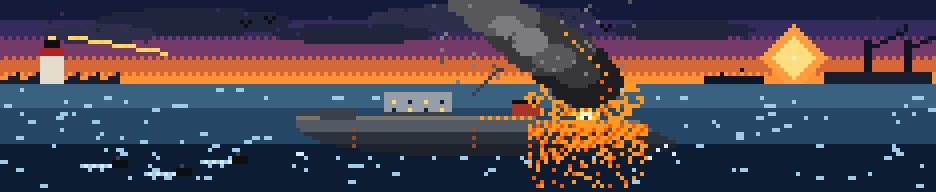
#> input picture scene.png, 936 x 192 px
$ python compose.py
#> lines starting #> are read from the running program, lines starting #| are printed output that depends on the picture
#!/usr/bin/env python3
"""Compose the front page (entry.png) from the pixel-art scene and
the 24 November 2026 news summary.

Run:  python3 pixel.py && python3 compose.py
Writes entry.png beside this file: 1024x1024, deterministic, no
network, no clock, no randomness. Uses only Pillow and the DejaVu
fonts already on this machine; the entry program (main.py) only
copies the finished image, so the grader needs neither.
"""
from PIL import Image, ImageDraw, ImageFont

PAGE_W, PAGE_H = 1024, 1024
PAPER = (248, 243, 230)
INK = (18, 18, 18)
RED = (178, 34, 34)
NAVY = (24, 48, 88)
CARD = (255, 255, 255)
GREY = (90, 86, 78)
BODY_INK = (40, 38, 34)

FONT_DIR = "/usr/share/fonts/truetype/dejavu/"
SERIF_BOLD = FONT_DIR + "DejaVuSerif-Bold.ttf"
SANS_BOLD = FONT_DIR + "DejaVuSans-Bold.ttf"
SANS_PLAIN = FONT_DIR + "DejaVuSans.ttf"


def load(path, size):
    return ImageFont.truetype(path, size)


def flow_text(draw, text, fnt, width):
    """Break text into lines that fit width, honouring \n breaks."""
    out = []
    for chunk in text.split("\n"):
        words, line = chunk.split(), ""
        for w in words:
            trial = (line + " " + w).strip()
            if draw.textlength(trial, font=fnt) <= width:
                line = trial
            else:
                if line:
                    out.append(line)
                line = w
        if line:
            out.append(line)
    return out


def draw_para(draw, pos, text, fnt, width, fill=INK, leading=1.28):
    x, y = pos
    for line in flow_text(draw, text, fnt, width):
        draw.text((x, y), line, font=fnt, fill=fill)
        y += int(fnt.size * leading)
    return y


def panel(draw, box, accent):
    draw.rectangle(box, fill=CARD, outline=INK, width=2)
    draw.rectangle([box[0], box[1], box[2], box[1] + 8], fill=accent)


def panel_story(draw, box, kicker, headline, body, accent):
    x0, y0, x1, _y1 = box
    panel(draw, box, accent)
    draw.text((x0 + 16, y0 + 14), kicker, font=load(SANS_BOLD, 16),
              fill=accent)
    y = draw_para(draw, (x0 + 16, y0 + 38), headline,
                  load(SERIF_BOLD, 23), x1 - x0 - 32, leading=1.1)
    draw_para(draw, (x0 + 16, y + 6), body, load(SANS_PLAIN, 15),
              x1 - x0 - 32, fill=BODY_INK, leading=1.25)


def main():
    page = Image.new("RGB", (PAGE_W, PAGE_H), PAPER)
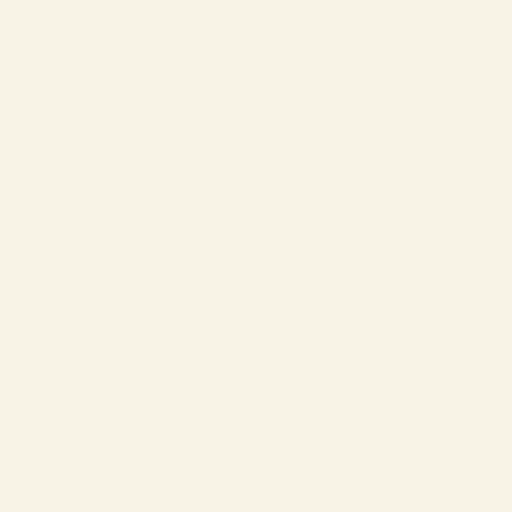
#> page: PIL image 1024x1024 RGB (shown at 1/2 size); mean R, G, B 248, 243, 230
    d = ImageDraw.Draw(page)
    d.rectangle([4, 4, PAGE_W - 5, PAGE_H - 5], outline=INK, width=4)

    # Masthead.
    d.rectangle([10, 10, PAGE_W - 11, 138], fill=INK)
    d.text((PAGE_W // 2, 26), "THE WORLD IN ONE DAY",
           font=load(SERIF_BOLD, 56), fill=(255, 255, 255), anchor="ma")
    d.text((PAGE_W // 2, 96), "ONE IMAGE  •  THE WHOLE DAY'S NEWS",
           font=load(SANS_BOLD, 20), fill=(240, 200, 60), anchor="ma")

    # The date, big and red, so the day is unmistakable.
    d.text((PAGE_W // 2, 152), "TUESDAY  24  NOVEMBER  2026",
           font=load(SERIF_BOLD, 36), fill=RED, anchor="ma")
    d.line([60, 200, 320, 200], fill=INK, width=2)
    d.line([704, 200, 964, 200], fill=INK, width=2)

    # Lead story: the pixel-art illustration of the burning corvette.
    lead = (28, 216, 996, 568)
    panel(d, lead, RED)
    scene = Image.open("scene.png").convert("RGB")
#> scene is the input picture: PIL image 936x192 RGB; mean R, G, B 73.9, 67.4, 78.4
    page.paste(scene, (44, 232))
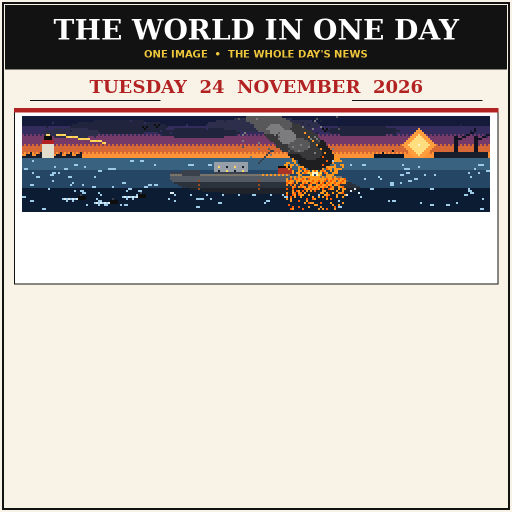
#> page: PIL image 1024x1024 RGB (shown at 1/2 size); mean R, G, B 188.7, 182.8, 177.4
    d.rectangle([44, 394, 396, 424], fill=(10, 20, 35))
    d.text((56, 400), "BENGHAZI, LIBYA  •  MEDITERRANEAN",
           font=load(SANS_BOLD, 17), fill=(255, 255, 255))
    d.text((46, 448), "LEAD  •  A NEW FRONT IN THE MED",
           font=load(SANS_BOLD, 20), fill=RED)
    d.text((46, 478), "UKRAINE SINKS RUSSIAN WARSHIP IN LIBYA",
           font=load(SERIF_BOLD, 30), fill=INK)
    draw_para(d, (46, 514),
              "Kyiv says seven naval drones sank the Russian corvette "
              "Merkury at Benghazi. Moscow vows “painful consequences”; "
              "the UN warns Libya must not become a battleground.",
              load(SANS_PLAIN, 18), 920, fill=BODY_INK, leading=1.25)

    # Four supporting stories in a 2x2 grid.
    gx, gy, gw, gh, gap = 28, 584, 474, 148, 20
    grid = [
        ("RUSSIA  •  NATO",
         "MOSCOW WARNS ESTONIA\nOF “OPEN WAR”",
         "Moscow summons Estonia’s envoy after Tallinn says it will "
         "shut its Russian border from 1 December. NATO counts 25 "
         "airspace violations this year.",
         RED),
        ("THE GULF",
         "BAHRAIN HIT AGAIN AS\nTANKER ATTACKS RISE",
         "Bahrain’s defences intercept fresh Iranian projectiles. "
         "Trump warns Tehran of a “very traumatic” outcome if no "
         "nuclear deal is reached.",
         NAVY),
        ("CLIMATE  •  COP31",
         "AFTER THE COLLAPSE,\nTHE BLAME GAME",
         "COP31 in Antalya ended with no deal after a record 50 "
         "hours of overtime; 90+ nations rejected a text that never "
         "named fossil fuels.",
         RED),
        ("TECH",
         "HUANG IS BACK\nAT NVIDIA",
         "Jensen Huang is reinstated as Nvidia chief after Trump "
         "steps in. SK hynix jumps 20%; U.S. lawmakers push new "
         "China chip curbs.",
         NAVY),
    ]
    for i, (kicker, head, body, accent) in enumerate(grid):
        box = (gx + (i % 2) * (gw + gap), gy + (i // 2) * (gh + gap),
               gx + (i % 2) * (gw + gap) + gw,
               gy + (i // 2) * (gh + gap) + gh)
        panel_story(d, box, kicker, head, body, accent)

    # Also-today strip.
    also = (28, 908, 996, 988)
    panel(d, also, NAVY)
    d.text((46, 920), "ALSO TODAY", font=load(SANS_BOLD, 19), fill=NAVY)
    draw_para(d, (46, 944),
              "Israeli strikes in Gaza kill three, including a UN worker  •  "
              "Thai–Cambodia truce holds  •  "
              "Trump unveils Indonesia trade deal as the EU readies $84bn "
              "in tariffs",
              load(SANS_PLAIN, 17), 932, fill=BODY_INK, leading=1.3)

    d.text((PAGE_W // 2, 996), "SUMMED UP IN ONE IMAGE  •  24 NOVEMBER 2026",
           font=load(SANS_BOLD, 17), fill=GREY, anchor="ma")

    page.save("entry.png", format="PNG", optimize=True)
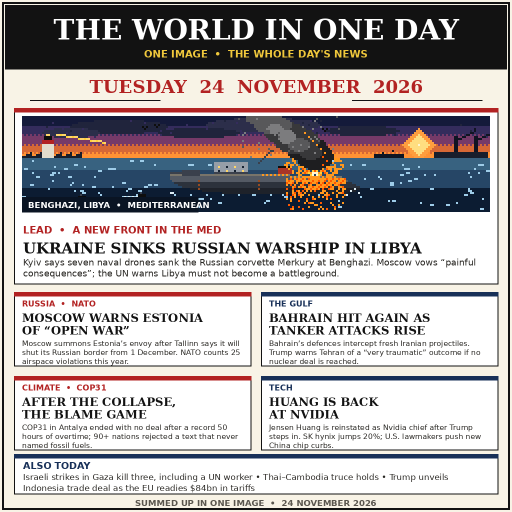
#> saved as entry.png: PIL image 1024x1024 RGB (shown at 1/2 size); mean R, G, B 175.2, 169.5, 169.3


if __name__ == "__main__":
    main()
